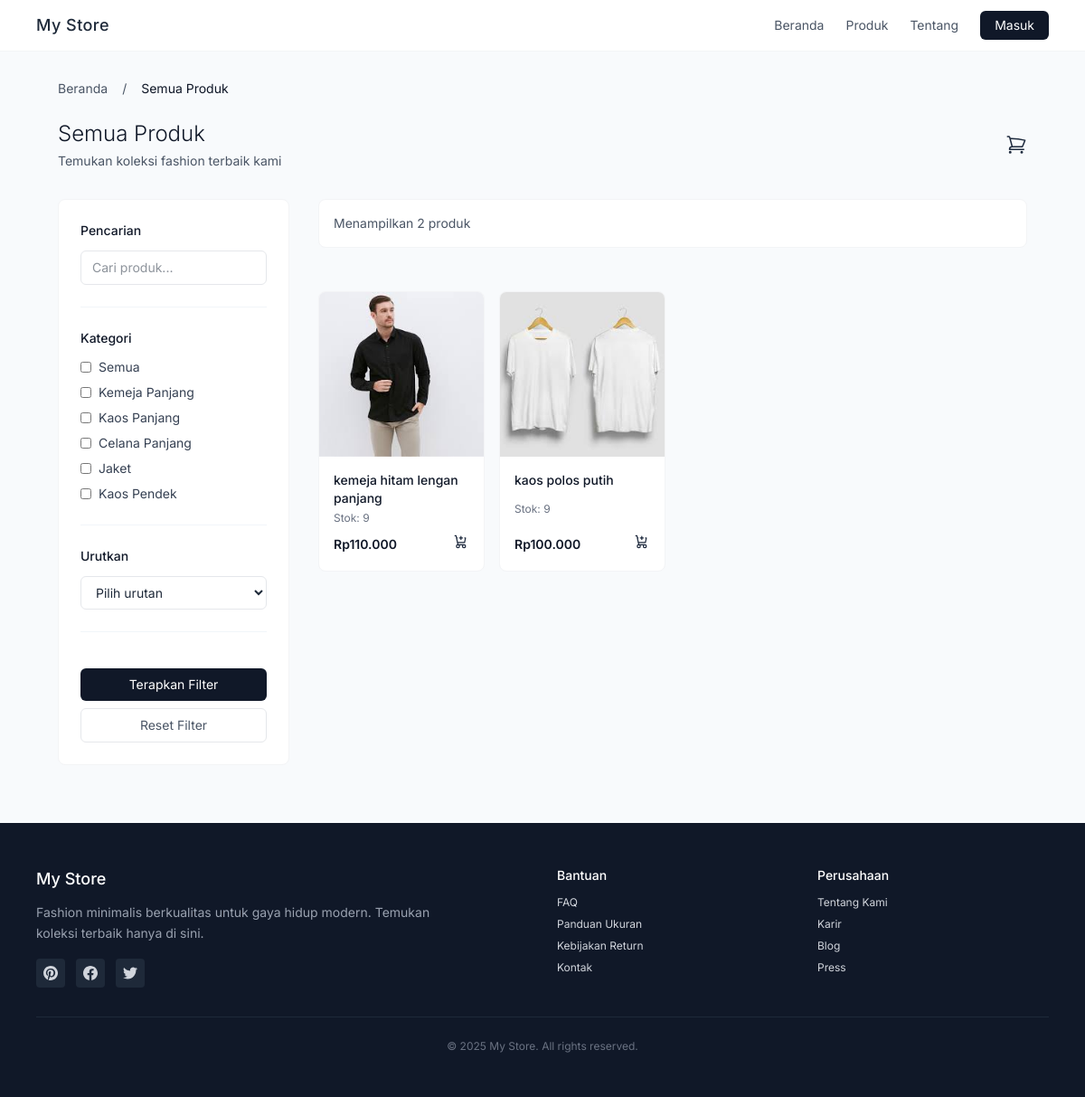
The app's page /store/products/, older data.
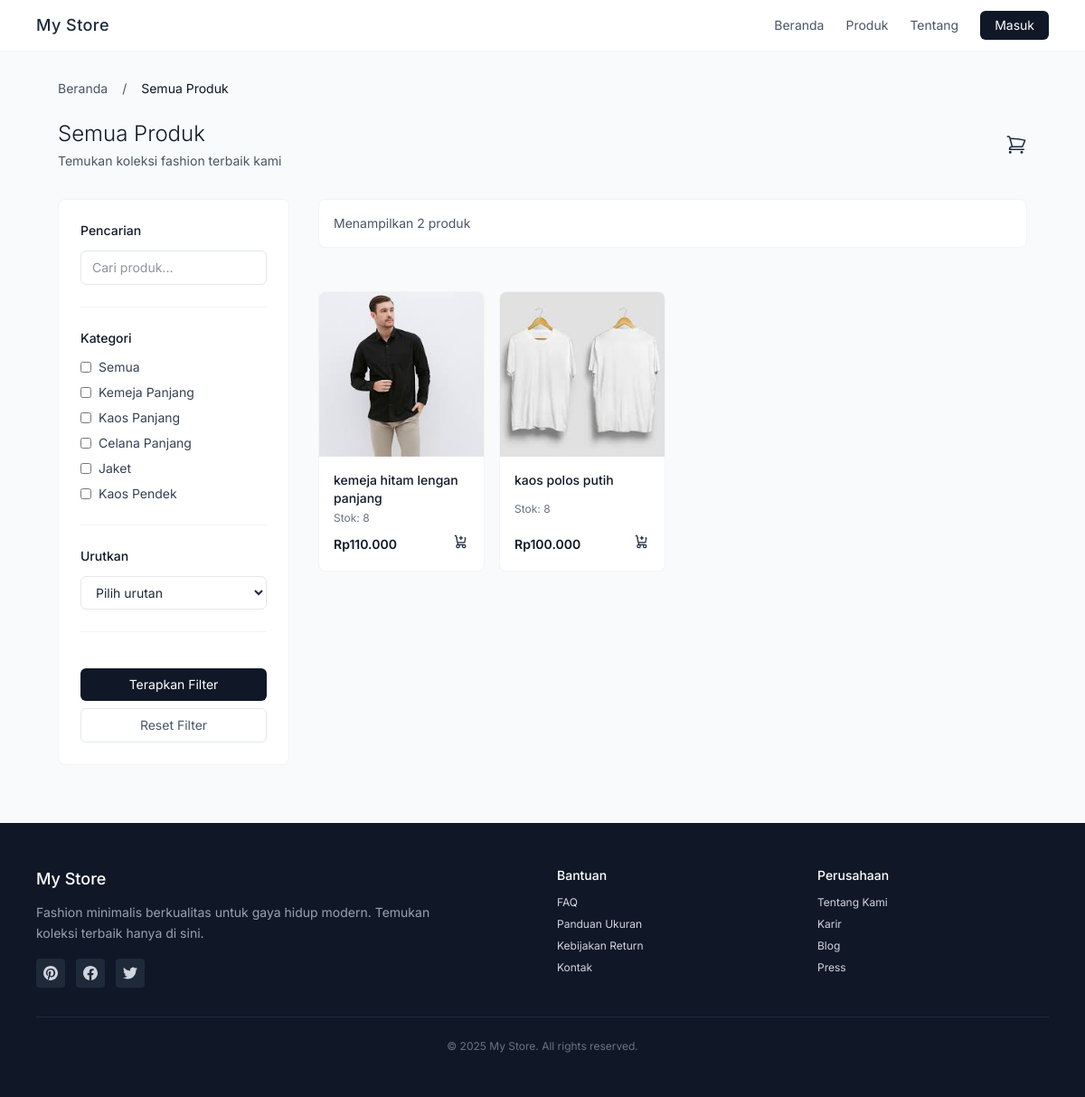
The same page, newer data.
### catalog/models.py (models this page shows, shortened)
class Products(models.Model):
    name = models.CharField(max_length=255)
    description = models.TextField()
    category = models.ForeignKey(Category, on_delete=models.CASCADE, null=True, blank=True)
    price = models.DecimalField(max_digits=10, decimal_places=2)
    stock = models.IntegerField()
    image = models.ImageField(upload_to=product_main_image_path, blank=True, null=True)
    created_at = models.DateTimeField(auto_now_add=True)
    updated_at = models.DateTimeField(auto_now=True)

### store/views.py (the view)
# urls.py: path('store/products/', store_views.all_products, name='all_products'),
def all_products(request):
    products = Products.objects.all()
    categories = Category.objects.all()
    cart = request.session.get("cart", {})
    cart_count = sum(item["quantity"] for item in cart.values())
    q = request.GET.get("q")
    if q:
        products = search_products(products, q)
    category_ids = [c for c in request.GET.getlist("categories") if c]
    selected_categories = []
    selected_category_objs = []
    if category_ids:
        products = products.filter(category_id__in=category_ids)
        selected_categories = list(map(int, category_ids))
        selected_category_objs = Category.objects.filter(id__in=selected_categories)
    sort = request.GET.get("sort")
    if sort == "price_asc":
        products = products.order_by("price")
    elif sort == "price_desc":
        products = products.order_by("-price")
    elif sort == "latest":
        products = products.order_by("-created_at")
    return render(request, "store/products.html", {
        "products": products,
        "categories": categories,
        "selected_categories": selected_categories,
        "selected_category_objs": selected_category_objs,
        "cart_count": cart_count,
    })

### templates/store/products.html (shortened to what the changed rows need)
{% extends "store/base.html" %}
{% block content %}
{% load widget_tweaks %}
<div class="w-full">
    <div class="p-6 mt-6 md:mt-0 sm:10 lg:p-16">
        <div class="flex flex-col md:flex-row md:items-center justify-between mb-8">
            <div class="flex flex-row justify-between w-full">
                <div>
                    <h1 class="text-2xl font-light text-gray-900 mb-1">Semua Produk</h1>
                </div>
            </div>
        </div>
        <div class="flex flex-col md:flex-row gap-8">
            <main class="flex-1">
                <div class="grid grid-cols-2 sm:grid-cols-3 lg:grid-cols-4 xl:grid-cols-5 gap-4">
                    {% for product in products %}
                    <div
                        class="group bg-white rounded-lg overflow-hidden border border-gray-100 product-hover h-full flex flex-col">
                        <a href="{% url 'product_detail' pk=product.id %}" class="block flex-shrink-0">
                            <div class="relative overflow-hidden">
                                <img src="{{ product.image.url }}" alt="{{ product.name }}"
                                    class="w-full aspect-square object-cover group-hover:scale-105 transition-transform duration-300">
                            </div>
                        </a>
                        <div class="p-3 sm:p-4 flex-grow flex flex-col justify-between">
                            <a href="#" class="block">
                                <h3
                                    class="font-medium text-gray-900 mb-1 text-xs md:text-sm hover:text-gray-600 transition-colors line-clamp-2">
                                    {{ product.name }}
                                </h3>
                            </a>
                            <span class="text-gray-500 text-xs">Stok: {{ product.stock }}</span>
                            <div class="flex items-center justify-between mt-2">
                                <span class="font-semibold text-gray-900 text-xs md:text-sm">
                                    Rp{{ product.price|floatformat:0 }}
                                </span>
                                <form action="{% url 'add_to_cart' product.id %}" method="post" class="add-to-cart-form">
                                    <button type="submit" class="cursor-pointer text-slate-800 text-sm font-medium hover:text-blue-600 transition-all">
                                    </button>
                                </form>
                            </div>
                        </div>
                    </div>
                    {% endfor %}
                </div>
            </main>
        </div>
    </div>
</div>
{% endblock %}

Row changes from the older to the newer data that the page shows:
changed Products "kemeja hitam lengan panjang": stock "9" → "8"
changed Products "kaos polos putih": stock "9" → "8"
